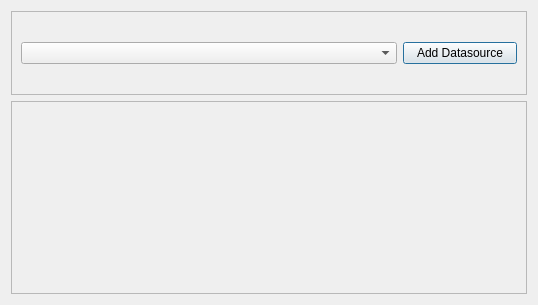
<?xml version="1.0" encoding="UTF-8"?>
<ui version="4.0">
 <class>DatasourceManagementWidget</class>
 <widget class="QDialog" name="DatasourceManagementWidget">
  <property name="geometry">
   <rect>
    <x>0</x>
    <y>0</y>
    <width>538</width>
    <height>305</height>
   </rect>
  </property>
  <property name="windowTitle">
   <string>Dialog</string>
  </property>
  <layout class="QGridLayout" name="gridLayout_3">
   <item row="0" column="0">
    <widget class="QScrollArea" name="scrollArea_2">
     <property name="maximumSize">
      <size>
       <width>16777215</width>
       <height>84</height>
      </size>
     </property>
     <property name="widgetResizable">
      <bool>true</bool>
     </property>
     <widget class="QWidget" name="scrollAreaWidgetContents">
      <property name="geometry">
       <rect>
        <x>0</x>
        <y>0</y>
        <width>522</width>
        <height>80</height>
       </rect>
      </property>
      <layout class="QGridLayout" name="gridLayout">
       <item row="0" column="0">
        <widget class="QComboBox" name="datasourceComboBox"/>
       </item>
       <item row="0" column="1">
        <widget class="QPushButton" name="addSourcePushButton">
         <property name="maximumSize">
          <size>
           <width>114</width>
           <height>34</height>
          </size>
         </property>
         <property name="text">
          <string>Add Datasource</string>
         </property>
        </widget>
       </item>
      </layout>
     </widget>
    </widget>
   </item>
   <item row="1" column="0">
    <widget class="QScrollArea" name="scrollArea">
     <property name="sizePolicy">
      <sizepolicy hsizetype="MinimumExpanding" vsizetype="Expanding">
       <horstretch>0</horstretch>
       <verstretch>0</verstretch>
      </sizepolicy>
     </property>
     <property name="widgetResizable">
      <bool>true</bool>
     </property>
     <widget class="QWidget" name="scrollAreaWidget">
      <property name="geometry">
       <rect>
        <x>0</x>
        <y>0</y>
        <width>522</width>
        <height>199</height>
       </rect>
      </property>
      <layout class="QGridLayout" name="gridLayout_2">
       <item row="0" column="0">
        <layout class="QVBoxLayout" name="datasourceLayout"/>
       </item>
       <item row="1" column="0">
        <spacer name="verticalSpacer">
         <property name="orientation">
          <enum>Qt::Vertical</enum>
         </property>
         <property name="sizeHint" stdset="0">
          <size>
           <width>20</width>
           <height>93</height>
          </size>
         </property>
        </spacer>
       </item>
      </layout>
     </widget>
    </widget>
   </item>
  </layout>
 </widget>
 <resources/>
 <connections/>
</ui>
